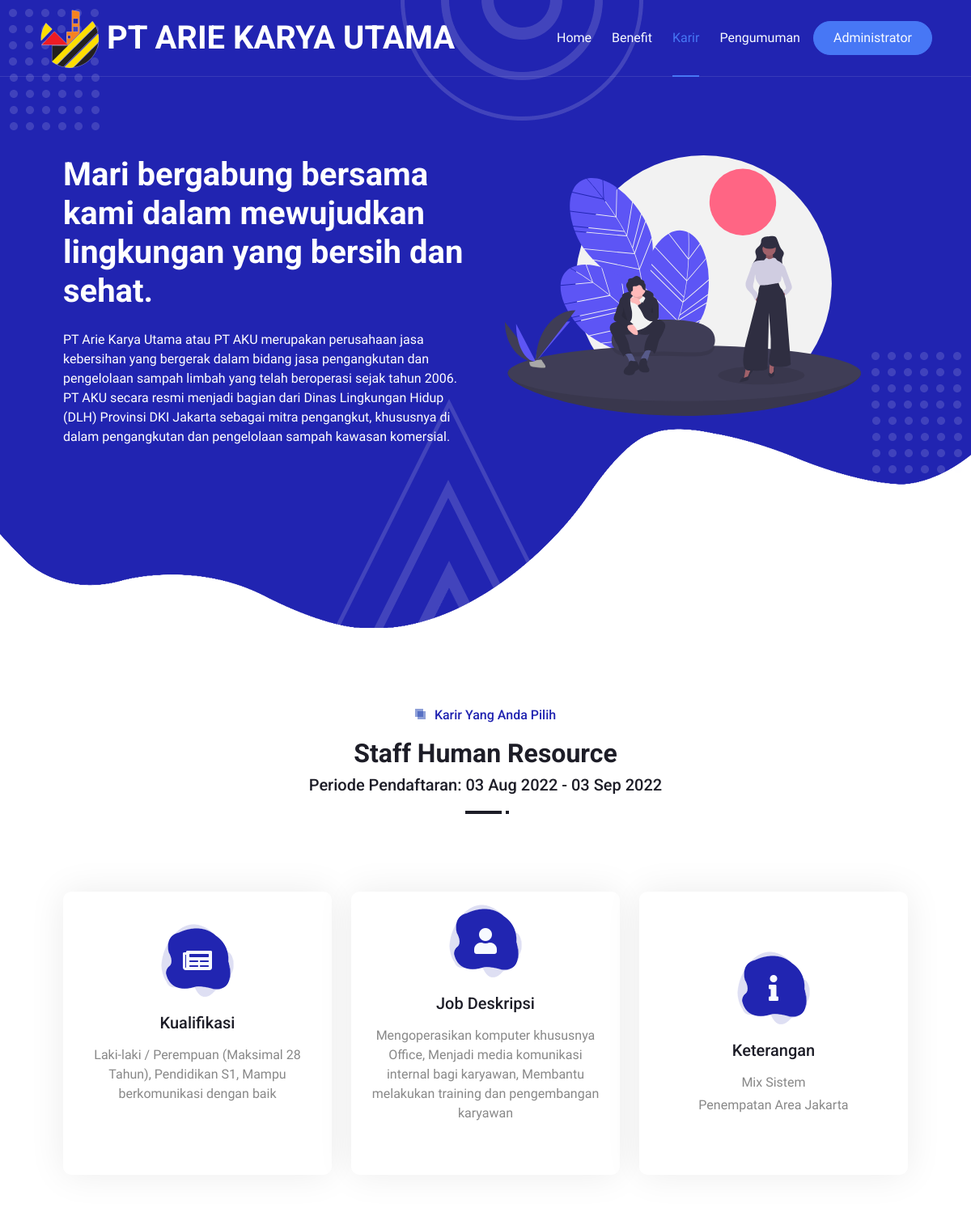
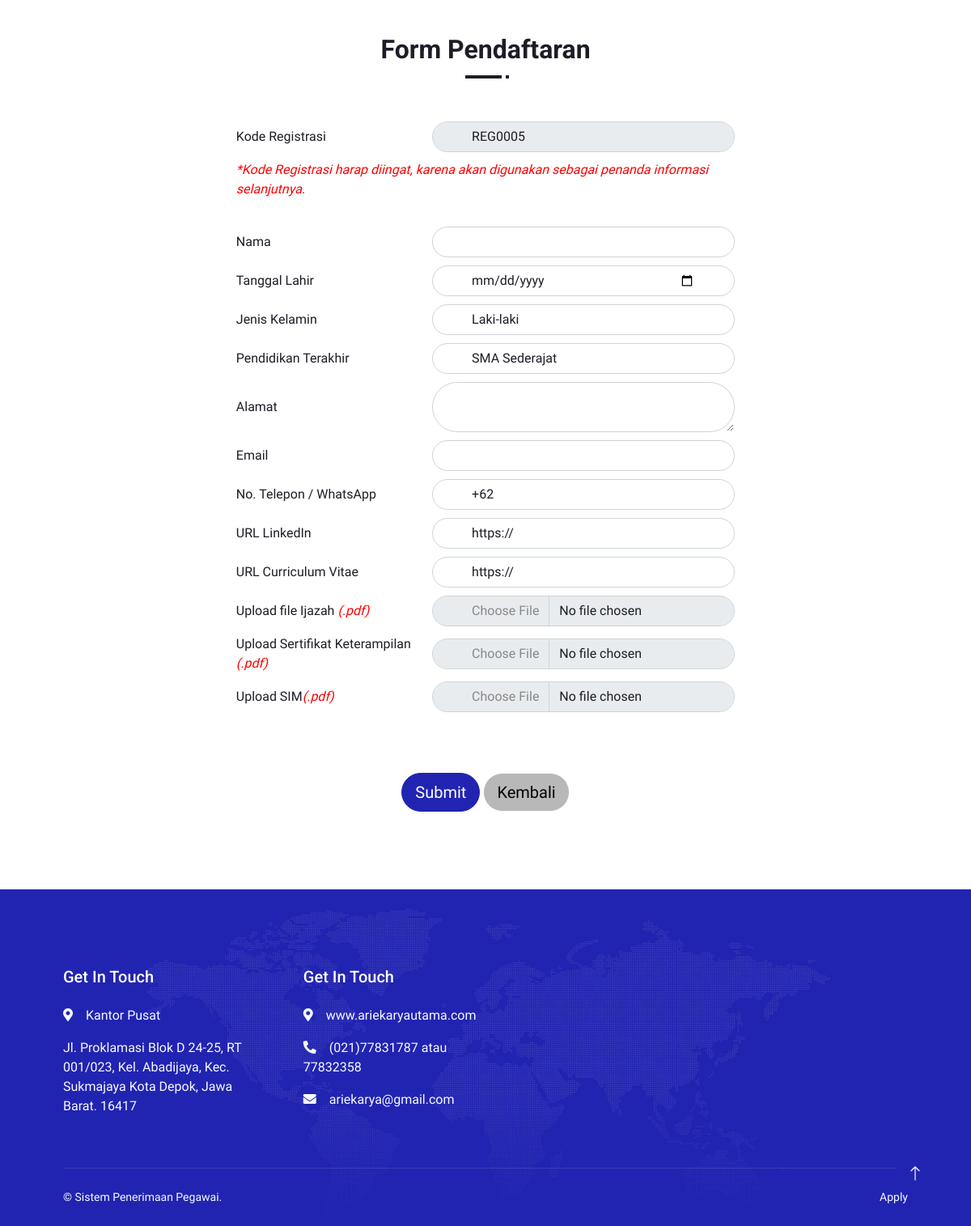
The app's page /apply.php?id=JOB0001 with its own data (2 pictures, top to bottom).
### tables this page shows
CREATE TABLE `job` (
  `idjob` varchar(50) NOT NULL,
  `jobname` varchar(30) NOT NULL,
  `jobqualification` text NOT NULL,
  `jobdesc` text NOT NULL,
  `jobstart` date NOT NULL,
  `jobend` date NOT NULL,
  `registerend` date NOT NULL,
  `jobadded` timestamp NOT NULL DEFAULT current_timestamp(),
  `jobloc` text NOT NULL,
  `workingtype` varchar(25) NOT NULL
);

### apply.php (the view, shortened to what this page needs)
<?php
include 'koneksi.php';
$date_now = date("Y-m-d");
$date_wawancara = date('Y-m-d', strtotime('+7 days', strtotime($date_now)));
$getid = $_GET['id'];
$getdata = mysqli_query($koneksi,"SELECT * FROM job WHERE idjob='$getid'");
$data = mysqli_fetch_array($getdata);
                    $namajob = $data['jobname'];
                    $qualificationjob = $data['jobqualification'];
                    $descjob = $data['jobdesc'];
                    $mulai = date_format(date_create($data['jobstart']),"d M Y");
                    $selesai = date_format(date_create($data['jobend']),"d M Y");
                    $periode = $mulai." - ".$selesai;
                    $jobloc = $data['jobloc'];
                    $workingtype = $data['workingtype'];
?>
<!DOCTYPE html>
<html lang="en">
<head>
    <link href="https://cdnjs.cloudflare.com/ajax/libs/font-awesome/5.10.0/css/all.min.css" rel="stylesheet">
    <link href="https://cdn.jsdelivr.net/npm/bootstrap-icons@1.4.1/font/bootstrap-icons.css" rel="stylesheet">
    <link href="lib/animate/animate.min.css" rel="stylesheet">
    <link href="lib/owlcarousel/assets/owl.carousel.min.css" rel="stylesheet">
    <link href="lib/lightbox/css/lightbox.min.css" rel="stylesheet">
    <link href="css/bootstrap.min.css" rel="stylesheet">
    <link href="css/style.css" rel="stylesheet">
</head>
<body>
    <div class="container-xxl bg-white p-0">
        <div class="container-xxl position-relative p-0">
            <nav class="navbar navbar-expand-lg navbar-light px-4 px-lg-5 py-3 py-lg-0">
                <a href="index.php"><img src="img/new/logo aku-nobg-notext.png"/>&nbsp;&nbsp;</a>
                <a href="" class="navbar-brand p-0">
                    <h1 class="m-0"> PT ARIE KARYA UTAMA</h1>
                </a>
                <div class="collapse navbar-collapse" id="navbarCollapse">
                    <div class="navbar-nav ms-auto py-0">
                        <a href="index.php" class="nav-item nav-link">Home</a>
                        <a href="benefit.php" class="nav-item nav-link">Benefit</a>
                        <a href="karir.php" class="nav-item nav-link active">Karir</a>
                        <a href="pengumuman.php" class="nav-item nav-link">Pengumuman</a>
                    </div>
                    <a href="login.php" target="_blank" class="btn btn-secondary text-light rounded-pill py-2 px-4 ms-3">Administrator</a>
                </div>
            </nav>
            <div class="container-xxl py-5 bg-primary hero-header mb-5">
                <div class="container my-5 py-5 px-lg-5">
                    <div class="row g-5 py-5">
                        <div class="col-lg-6 text-center text-lg-start">
                            <h1 class="text-white mb-4 animated zoomIn">Mari bergabung bersama kami dalam mewujudkan lingkungan yang bersih dan sehat.</h1>
                            <p class="text-white pb-3 animated zoomIn">PT Arie Karya Utama atau PT AKU merupakan perusahaan jasa kebersihan yang bergerak dalam bidang jasa pengangkutan dan pengelolaan sampah limbah yang telah beroperasi sejak tahun 2006. PT AKU secara resmi menjadi bagian dari Dinas Lingkungan Hidup (DLH) Provinsi DKI Jakarta sebagai mitra pengangkut, khususnya di dalam pengangkutan dan pengelolaan sampah kawasan komersial.</p>
                        </div>
                        <div class="col-lg-6 text-center text-lg-start">
                            <img class="img-fluid" src="img/new/team_work.svg" width="440px" alt="">
                        </div>
                    </div>
                </div>
            </div>
        </div>
        <div class="container-xxl py-5">
            <div class="container px-lg-5">
                <div class="section-title position-relative text-center mb-5 pb-2 wow fadeInUp" data-wow-delay="0.1s">
                    <h6 class="position-relative d-inline text-primary ps-4">Karir Yang Anda Pilih</h6>
                    <h2 class="mt-3"><?=$namajob;?></h2>
                    <h5 class="mb-3">Periode Pendaftaran: <?=$periode;?></h5>
                </div>
                <br><br>
                <div class="row g-4">
                    <div class="col-lg-4 col-md-6 wow zoomIn" data-wow-delay="0.3s">
                        <div class="service-item d-flex flex-column justify-content-center text-center rounded">
                            <div class="service-icon flex-shrink-0">
                                <i class="fa fa-newspaper fa-2x"></i>
                            </div>
                            <h5 class="mb-3">Kualifikasi</h5>
                            <p class="mb-5"><?=$qualificationjob;?></p>
                        </div>
                    </div>
                    <div class="col-lg-4 col-md-6 wow zoomIn" data-wow-delay="0.3s">
                        <div class="service-item d-flex flex-column justify-content-center text-center rounded">
                            <div class="service-icon flex-shrink-0">
                                <i class="fa fa-user fa-2x"></i>
                            </div>
                            <h5 class="mb-3">Job Deskripsi</h5>
                            <p class="mb-5"><?=$descjob;?></p>
                        </div>
                    </div>
                    <div class="col-lg-4 col-md-6 wow zoomIn" data-wow-delay="0.6s">
                        <div class="service-item d-flex flex-column justify-content-center text-center rounded">
                            <div class="service-icon flex-shrink-0">
                                <i class="fa fa-info fa-2x"></i>
                            </div>
                            <h5 class="mb-3">Keterangan</h5>
                            <p class="mb-1"><?=$workingtype;?></p>
                            <p class="mb-0">Penempatan Area <?=$jobloc;?></p>
                        </div>
                    </div>
                </div>
            </div>
        </div>
        <div class="container-xxl py-5 bg-white rounded">
            <div class="container px-lg-5">
                <div class="section-title position-relative text-center mb-5 pb-2 wow fadeInUp" data-wow-delay="0.1s">
                    <h2 class="mt-2">Form Pendaftaran</h2>
                </div>
            <form method="post" enctype="multipart/form-data">
                <div style="margin-left: 20%">
                    <table style="width: 75%" class="text-dark" border="0" cellpadding="5">
                    <?php
                        $query1 =  mysqli_query($koneksi, "SELECT max(idreg) as idterbesar1 FROM pendaftar");
                        $data1 = mysqli_fetch_array($query1);
                        $kodeJob1 = $data1['idterbesar1'];
                        $urutan1 = (int) substr($kodeJob1, 4, 4);
                        $urutan1++;
                        $huruf1 = "REG";
                        $kodeJob1 = $huruf1 . sprintf("%04s", $urutan1);
                        $id1 = $kodeJob1;
                    ?>
                    <tr>
                        <td>Kode Registrasi</td>
                        <td><input type="text" value="<?=$id1;?>" class="form-control rounded-pill ps-5 pe-5 text-dark" disabled></td>
                    </tr>
                    <tr>
                        <td colspan="2"><i style="color: red;">*Kode Registrasi harap diingat, karena akan digunakan sebagai penanda informasi selanjutnya.</i><br><br></td>
                    </tr>
                    <tr>
                        <td>Nama</td>
                        <td><input type="" name="name" class="form-control rounded-pill ps-5 pe-5 text-dark" required></td>
                    </tr>
                    <tr>
                        <td>Tanggal Lahir</td>
                        <td><input type="date" class="form-control rounded-pill ps-5 pe-5 text-dark" name="tgl_lahir"
                            max="2003-12-28" min="1986-12-28" required></td>
                    </tr>
                    <tr>
                        <td>Jenis Kelamin</td>
                        <td>
                            <select name="gender" class="form-control rounded-pill ps-5 pe-5 text-dark"
                            style="background-color: white;" required>
                                <option value="Laki-laki">Laki-laki</option>
                            </select>
                        </td>
                    </tr>
                    <tr colspan="2">
                        <td>Pendidikan Terakhir &nbsp;&nbsp;&nbsp;</td>
                        <td>
                            <select name="pend_terakhir" class="form-control rounded-pill ps-5 pe-5 text-dark"
                            style="background-color: white;" required>
                                <option value="SMA Sederajat">SMA Sederajat</option>
                            </select>
                        </td>
                    </tr>
                    <tr>
                        <td>Alamat</td>
                        <td><textarea name="alamat" rows="2" class="form-control rounded-pill ps-5 pe-5 text-dark" required></textarea></td>
                    </tr>
                    <tr>
                        <td>Email</td>
                        <td><input type="email" name="email" class="form-control rounded-pill ps-5 pe-5 text-dark" required></td>
                    </tr>
                    <tr>
                        <td>No. Telepon / WhatsApp</td>
                        <td><input type="text" name="telpon" value="+62" class="form-control rounded-pill ps-5 pe-5 text-dark" required></td>
                    </tr>
                    <tr>
                        <td>URL LinkedIn</td>
                        <td><input type="url" name="linkedin" class="form-control rounded-pill ps-5 pe-5 text-dark" value="https://" placeholder="mis: http://linkedin.com/in/username"></td>
                    </tr>
                    <tr>
                        <td>URL Curriculum Vitae</td>
                        <td><input type="url" name="cv" class="form-control rounded-pill ps-5 pe-5 text-dark" value="https://"
                            placeholder="mis: https://drive.google.com/file" required></td>
                    </tr>
                    <tr>
                        <td>Upload file Ijazah <i style="color: red;">(.pdf)</i></td>
                        <td><input type="file" name="ijazah" class="form-control rounded-pill ps-5 pe-5 text-dark"
                            required></td>
                    </tr>
                    <tr>
                        <td>Upload Sertifikat Keterampilan <i style="color: red;">(.pdf)</i></td>
                        <td><input type="file" name="sertifikat" class="form-control rounded-pill ps-5 pe-5 text-dark"
                            ></td>
                    </tr>
                    <tr>
                        <td>Upload SIM<i style="color: red;">(.pdf)</i></td>
                        <td><input type="file" name="sim" class="form-control rounded-pill ps-5 pe-5 text-dark" required></td>
                    </tr>
                    <tr>
                    <td><input type="text" name="status_seleksi" value="Pending" hidden></td>
                    </tr>
                    <tr>
                    <td><input type="date" name="tgl_wcr" value="<?=$date_wawancara;?>" hidden></td>
                    </tr>
                    <tr>
                    <td><input type="text" name="status_wcr" value="Pending" hidden></td>
                    </tr>
                </table>
                </div>
                <div class="mt-3" style="text-align: center;">
                <br>
    <button type="submit" name="apply" class="btn btn-primary btn-lg font-weight-medium auth-form-btn rounded-pill" onclick="return confirm('Data sudah benar?')">Submit</button>
    <a href="karir.php" class="btn btn-light btn-lg font-weight-medium auth-form-btn rounded-pill" style="background-color: #B8B8B8;">Kembali</a>
                </div>
            </form>
            </div>
        </div>
        <div class="container-fluid bg-primary text-light footer mt-5 pt-5 wow fadeIn" data-wow-delay="0.1s">
            <div class="container py-5 px-lg-5">
                <div class="row g-5">
                    <div class="col-md-6 col-lg-3">
                        <h5 class="text-white mb-4">Get In Touch</h5>
                        <p><i class="fa fa-map-marker-alt me-3"></i>Kantor Pusat</p>
                        <p>
                        Jl. Proklamasi Blok D 24-25, RT 001/023, Kel. Abadijaya,
                        Kec. Sukmajaya Kota Depok, Jawa Barat. 16417</p>
                    </div>
                    <div class="col-md-8 col-lg-3">
                        <h5 class="text-white mb-4">Get In Touch</h5>
                        <p><i class="fa fa-map-marker-alt me-3"></i>www.ariekaryautama.com</p>
                        <p><i class="fa fa-phone-alt me-3"></i>(021)77831787 atau 77832358</p>
                        <p><i class="fa fa-envelope me-3"></i>ariekarya@gmail.com</p>
                    </div>
                </div>
            </div>
            <div class="container px-lg-5">
                <div class="copyright">
                    <div class="row">
                        <div class="col-md-6 text-center text-md-start mb-3 mb-md-0">
                            &copy; Sistem Penerimaan Pegawai.
                        </div>
                        <div class="col-md-6 text-center text-md-end">
                            <div class="footer-menu">
                                <a href="#">Apply</a>
                            </div>
                        </div>
                    </div>
                </div>
            </div>
        </div>
        <a href="#" class="btn btn-lg btn-primary btn-lg-square back-to-top pt-2"><i class="bi bi-arrow-up"></i></a>
    </div>
</body>
</html>

### records on screen
job: jobname "Staff Human Resource", periode "03 Aug 2022 - 03 Sep 2022", jobqualification "Laki-laki / Perempuan (Maksimal 28 Tahun), Pendidikan S1, Mampu berkomunikasi dengan baik", jobdesc "Mengoperasikan komputer khususnya Office, Menjadi media komunikasi internal bagi karyawan, Membantu melakukan training dan pengembangan karyawan", workingtype "Mix Sistem", jobloc "Jakarta"
